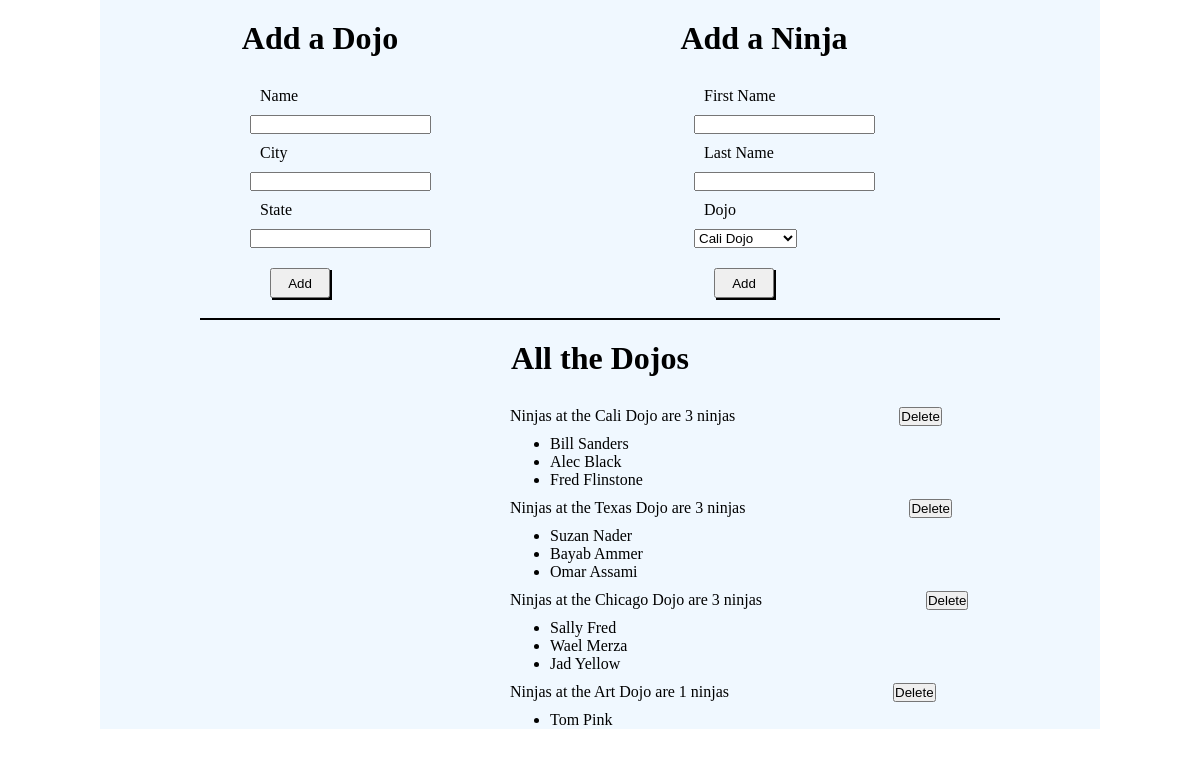
The page / on the database its author committed.
### dojo_ninjas_app/models.py (models this page shows, shortened)
class Dojo(models.Model):
    name = models.CharField(max_length= 255)
    city = models.CharField(max_length= 255)
    state = models.CharField(max_length= 255)
    created_at =models.DateTimeField(auto_now_add = True)
    updated_at = models.DateTimeField(auto_now = True)

class Ninja(models.Model):
    dojo = models.ForeignKey(Dojo, related_name="ninjas", on_delete= models.CASCADE)
    first_name= models.CharField(max_length= 255)
    last_name= models.CharField(max_length= 255)

### dojo_ninjas_app/views.py (the view)
# urls.py: path('', views.index),
def index(request):
    context= {
        'all_dojos': Dojo.objects.all(),
        'all_ninjas': Ninja.objects.all(),
    }
    return render(request, 'index.html', context)

### dojo_ninjas_app/templates/index.html (shortened to what this page needs)
<!DOCTYPE html>
<html lang="en">
    <head>
        {% load static %}
        <link rel="stylesheet" href="{% static 'style.css' %}">
    </head>
    <body>
        <div class="wrapper">
            <div id="left_form">
                <h1>Add a Dojo</h1>
                <form action="/add_dojo" method="POST">
                    <p>Name</p>
                    <input type="text" name="name">
                    <p>City</p>
                    <input type="text" name="city">
                    <p>State</p>
                    <input type="text" name="state">
                    <br>
                    <input type="submit" class="button" value="Add">
                </form>
            </div>
            <div id="right_form">
                <h1>Add a Ninja</h1>
                <form action="/add_ninja" method="POST">
                    <p>First Name</p>
                    <input type="text" name="first_name">
                    <p>Last Name</p>
                    <input type="text" name="last_name">
                    <p>Dojo</p>
                        <select name="dojo">
                        {% for dojo in all_dojos %}
                            <option value="{{dojo.name}}">{{dojo.name}}</option>
                        {% endfor %}
                        </select>
                        <br>
                    <input type="submit" class="button" value="Add">
                </form>
            </div>
            <div class="bottom">
                <h1>All the Dojos</h1>
                {% for dojo in all_dojos %}
                    <p id="dojo_name">Ninjas at the {{dojo.name}} are {{dojo.ninjas.all.count}} ninjas</p>
                    <form id="delete" action="/delete" method="POST">
                        <button name="dojo" value="{{dojo.name}}">Delete</button>
                    </form>
                    <ul>
                        {% for ninja in dojo.ninjas.all %}
                            <li id="ninja_name">{{ninja.first_name}} {{ninja.last_name}}</li>
                        {% endfor %}
                    </ul>
                {% endfor %}
            </div>
        </div>
    </body>
</html>

### dojo_ninjas_app/static/style.css (style rules this page uses)
* { padding: 0px; margin: 0px; }
.wrapper { width: 1000px; background-color: aliceblue; margin: auto; }
#left_form, #right_form { display: inline-block; width: 440px; }
h1 { text-align: center; padding: 20px; }
form { margin-left: 150px; }
p { padding: 10px; }
.bottom { width: 800px; margin: auto; border-top: 2px solid black; }
#dojo_name { margin-left: 300px; display: inline-block; }
#delete { display: inline-block; }
#ninja_name { margin-left: 350px; }
.button { width: 60px; height: 30px; box-shadow: black 2px 2px; margin: 20px; }

### rows shown on the page
Dojo: name "Cali Dojo", ninjas.all.count "3"
Ninja: first_name "Bill", last_name "Sanders"
Ninja: first_name "Alec", last_name "Black"
Ninja: first_name "Fred", last_name "Flinstone"
Dojo: name "Texas Dojo", ninjas.all.count "3"
Ninja: first_name "Suzan", last_name "Nader"
Ninja: first_name "Bayab", last_name "Ammer"
Ninja: first_name "Omar", last_name "Assami"
Dojo: name "Chicago Dojo", ninjas.all.count "3"
Ninja: first_name "Sally", last_name "Fred"
Ninja: first_name "Wael", last_name "Merza"
Ninja: first_name "Jad", last_name "Yellow"
Dojo: name "Art Dojo", ninjas.all.count "1"
Ninja: first_name "Tom", last_name "Pink"

### other values the page prints
form field dojo "Cali Dojo"
